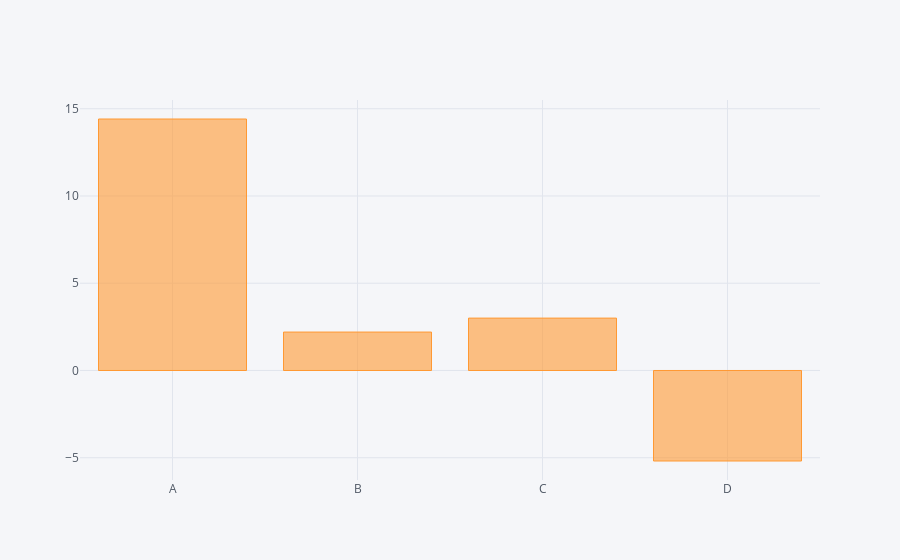

This figure's notebook cell:
### Code cell
# to do a bar plot of df1, you want to do some aggregation on the dataframe first
df1.sum().iplot(kind='bar')

### Figure 1 — Plotly figure (JSON) as saved in the notebook; plotly's stock layout.template omitted (floating-point values rounded to 4 significant figures)
{"data": [{"marker": {"color": "rgba(255, 153, 51, 0.6)", "line": {"color": "rgba(255, 153, 51, 1.0)", "width": 1}}, "name": "None", "orientation": "v", "text": "", "type": "bar", "uid": "cbd2dec3-5442-449f-9e51-a721c03ddfee", "x": ["A", "B", "C", "D"], "y": [14.41, 2.203, 3.002, -5.187]}], "layout": {"legend": {"bgcolor": "#F5F6F9", "font": {"color": "#4D5663"}}, "paper_bgcolor": "#F5F6F9", "plot_bgcolor": "#F5F6F9", "title": {"font": {"color": "#4D5663"}}, "xaxis": {"gridcolor": "#E1E5ED", "showgrid": true, "tickfont": {"color": "#4D5663"}, "title": {"font": {"color": "#4D5663"}, "text": ""}, "zerolinecolor": "#E1E5ED"}, "yaxis": {"gridcolor": "#E1E5ED", "showgrid": true, "tickfont": {"color": "#4D5663"}, "title": {"font": {"color": "#4D5663"}, "text": ""}, "zerolinecolor": "#E1E5ED"}}}
